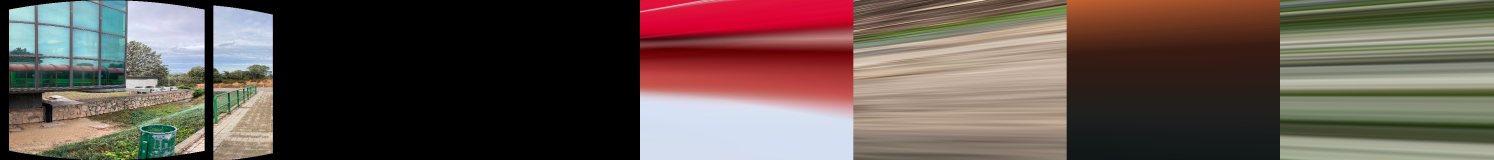
//> input picture panorama/panorama_corregido.jpg, 4480 x 480 px (shown at 1/3 size)
$ ./stitcher_simple panorama_corregido.jpg panorama_corregido.jpg   (built with g++ and OpenCV 4)
//> lines starting //> are read from the running program, lines starting //| are printed output that depends on the picture
#include <opencv2/opencv.hpp>
#include <opencv2/features2d.hpp>
#include <iostream>
#include <vector>

using namespace std;
using namespace cv;

int main(int argc, char** argv) {
    if (argc < 3) {
        cout << "Uso: ./stitcher_simple imagen1.jpg imagen2.jpg" << endl;
        return -1;
    }

    // 1. Cargar imágenes
    Mat img1 = imread(argv[1]);
//> img1 is the input picture: 480 rows x 4480 cols, CV_8UC3; mean B, G, R 77, 83.3, 97.5
    Mat img2 = imread(argv[2]);

    // Redimensionar si son muy grandes para ahorrar RAM en la Pi 3
    if (img1.cols > 1000) {
        resize(img1, img1, Size(), 0.5, 0.5);
//> img1: 240 rows x 2240 cols, CV_8UC3
        resize(img2, img2, Size(), 0.5, 0.5);
    }

    // 2. Detectar puntos clave y descriptores con ORB (Optimizado para ARM)
    Ptr<ORB> orb = ORB::create(1000);
    vector<KeyPoint> keypoints1, keypoints2;
    Mat descriptors1, descriptors2;

    orb->detectAndCompute(img1, noArray(), keypoints1, descriptors1);
//> keypoints1 = 956 keypoints; strongest (x, y, size): (261, 193, 31), (306, 127, 31), (304, 207, 31), (305, 126, 37.2)
    orb->detectAndCompute(img2, noArray(), keypoints2, descriptors2);
//> keypoints2 has the same summary as keypoints1

    // 3. Emparejar puntos (Matching)
    BFMatcher matcher(NORM_HAMMING);
    vector<DMatch> matches;
    matcher.match(descriptors1, descriptors2, matches);
//> matches = 956 matches

    // Filtrar los mejores matches
    sort(matches.begin(), matches.end());
    matches.erase(matches.begin() + (matches.size() * 0.3), matches.end());
//> matches = 286 matches

    // 4. Calcular Homografía (RANSAC)
    vector<Point2f> points1, points2;
    for (auto& m : matches) {
        points1.push_back(keypoints1[m.queryIdx].pt);
        points2.push_back(keypoints2[m.trainIdx].pt);
    }
//> after the loop, points1 = 286 Points (x, y), first 12: [1921.5, 121], [292, 145.2], [361.1, 152.1], [345.6, 107.1], [400.9, 100.2], [338.7, 107.1], [300.7, 107.1], [81.22, 146.9], [304.1, 105.4], [190.1, 103.7], [86.4, 150.3], [406.1, 102]; points2 has the same summary as points1

    Mat H = findHomography(points2, points1, RANSAC);
//> H = [[1, -7.92e-15, 2.61e-12], [-3.83e-16, 1, 3.69e-13], [-3.49e-18, -1.49e-17, 1]]

    // 5. Unir imágenes (Warping)
    Mat result;
    warpPerspective(img2, result, H, Size(img1.cols + img2.cols, img1.rows));
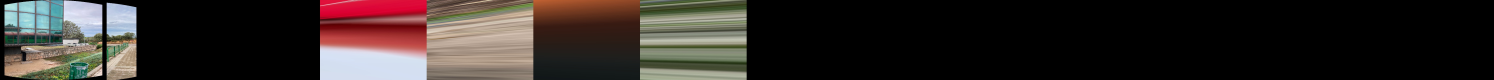
//> result: 240 rows x 4480 cols, CV_8UC3 (shown at 1/3 size); mean B, G, R 38.5, 41.7, 48.8

    Mat half(result, Rect(0, 0, img1.cols, img1.rows));
    img1.copyTo(half);

    // Guardar resultado
    imwrite("resultado_pi.jpg", result);
    cout << "Panorama guardado como resultado_pi.jpg" << endl;

    return 0;
}
